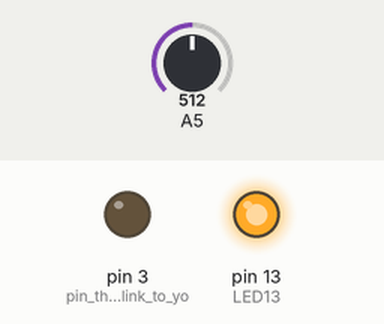
Bench run of a sketch on a simulated Arduino Uno, built with avr-gcc and run on an emulated ATmega328P. On the bench: output pins drawn as LEDs (lit = HIGH). The inputs (shaded band) are chosen by the test bench; at power-on: A5 = 512. What the sketch prints to the serial monitor is not drawn.

Above: at 1.2 s.
1.3 s: A5 set to 487
3.7 s: A5 set to 463
At 5.0 s:
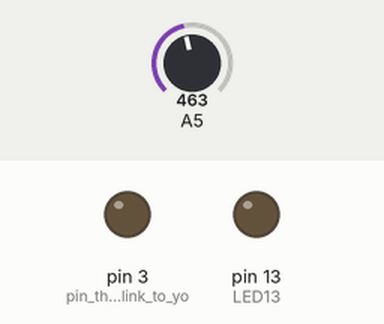
Timing chart, 0 to 6.7 s (numbered marks = the images above; inputs shaded):
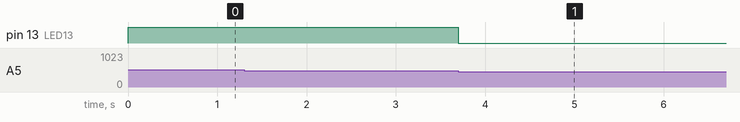

Measured:
- the behaviour switches between 471 and 470 on A5 (found by bisection; images 0 and 1)
- after the input at 1.3 s, every drawn part: stays the same
- after the input at 3.7 s, pin 13 (LED13): HIGH → LOW at once

The sketch:

Heartrate.ino
```cpp
#include "filter.h"
#define ARRAY_SIZE 400

int LED13 = 13;   //  The on-board Arduion LED

int sample;                // holds the incoming raw data. Signal value can range from 0-1024
int Threshold = 550;            // Determine which Signal to "count as a beat", and which to ingore.
int BPM = 0;
unsigned long startMillis =0;
unsigned long lastSend =0;
bool state= true;
int arraySample[ARRAY_SIZE];
int maximum = 0;
int minimum = 0;
int isteresi = 20;
int beatStatus = 0;

Filter filtroBPM;

// The SetUp Function:

void setup() {
pinMode(LED13,OUTPUT);         // pin that will blink to your heartbeat!Serial.begin(115200);         // Set's up Serial Communication at certain speed.
pinMode(3,OUTPUT);         // pin that will blink to your heartbeat!Serial.begin(115200);         // Set's up Serial Communication at certain speed.
filtroBPM.setDepthFilter(10);

Serial.begin(115200);


}


// The Main Loop Function

void loop() {

   sample = analogRead(A5);


   findThreshold();

   readBPM();

   if(millis() - lastSend > 100){
   Serial.println("Battiti: " + BPM);
   lastSend = millis();
   }
   delay(5);
}


void findThreshold()
{

  maximum = arraySample[0];
  minimum = arraySample[0];

  for(int i = 0; i < ARRAY_SIZE ;i++)
  {
    arraySample[i] = arraySample[i+1];
  }

  arraySample[ARRAY_SIZE -1] = sample;

  for(int i = 0; i < ARRAY_SIZE ;i++)
  {
    if(arraySample[i] > maximum) maximum = arraySample[i] ;
  }

   for(int i = 0; i < ARRAY_SIZE ;i++)
  {
     if(arraySample[i] < minimum) minimum = arraySample[i] ;
  }

   Threshold = (maximum + minimum)/2;

}

void readBPM()
{

 if(analogRead(A5) > Threshold  + isteresi)
   {                          // If the signal is above "550", then "turn-on" Arduino's on-Board LED.

      digitalWrite(LED13,HIGH);
      beatStatus = 1;

      if(!state)
      {
        calcBPM();
        state = true;
      }
   }

   if(analogRead(A5) < Threshold  - isteresi){

      digitalWrite(LED13,LOW);                //  Else, the sigal must be below "550", so "turn-off" this LED.
      beatStatus = 0;
      state = false;
   }

}

void calcBPM()
{


  double t = (double)(millis() - startMillis)/(double)1000;
  startMillis= millis();

  BPM = filtroBPM.filterSamples((double)60/t);

  //Serial.println(bpm);

}
```

filter.cpp
```cpp
#include "filter.h"
#include "Arduino.h"


// [Constructor]
Filter::Filter()
{

setDepthFilter(10);


}

int Filter::filterSamples(int _sample)
{
  int sum = 0;
  for(int i = 0; i < depth ;i++)
  {
    samples[i] = samples[i+1];
  }
  samples[depth-1] = _sample;
  for(int i = 0; i < depth ;i++)
  {
   sum += samples[i];
  }
  return sum/depth;
}

bool Filter::setDepthFilter(int _depth)
{

  depth =_depth;
  free(samples);
  samples = (int*)calloc(depth,sizeof(int));

  if(samples == NULL){

    return false;

  }

  return true;
}
```

filter.h
```cpp
#include "Arduino.h"


class Filter
{
public:

     Filter();
     int filterSamples(int _sample);
	   bool setDepthFilter(int _depth);
     int *samples;

private:
    int depth;
};
```
